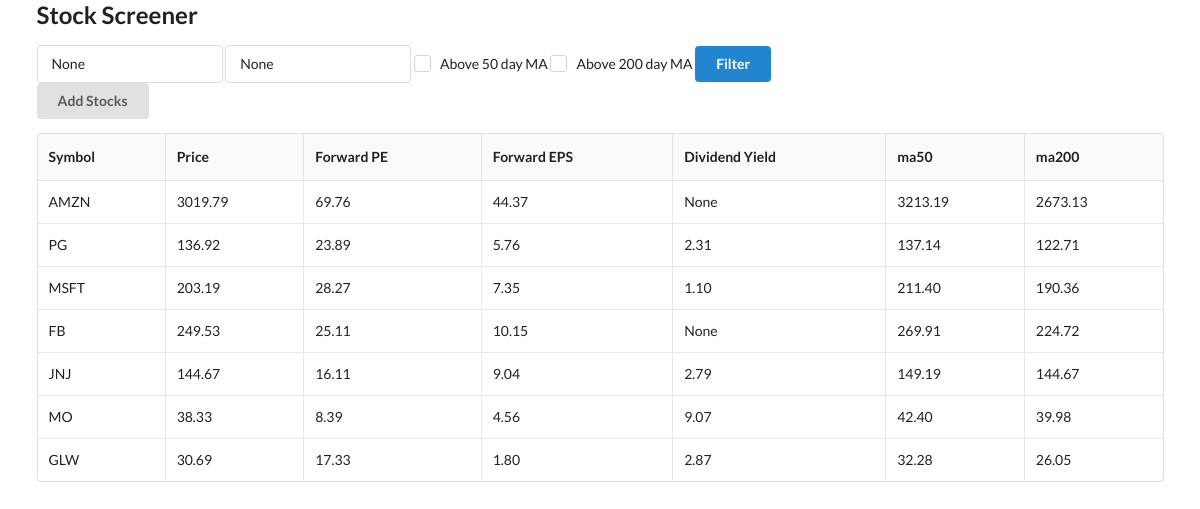
The page / on the database its author committed.
### models.py (models this page shows)
class Stock(Base):
    __tablename__ = "stocks"
    id = Column(Integer, primary_key=True, index=True)
    symbol = Column(String, unique=True, index=True)
    price = Column(Numeric(10, 2))
    forward_pe = Column(Numeric(10, 2))
    forward_eps = Column(Numeric(10, 2))
    dividend_yield = Column(Numeric(10, 2))
    ma50 = Column(Numeric(10, 2))
    ma200 = Column(Numeric(10, 2))

### main.py (the view)
@app.get("/")
def home(request: Request, forward_pe = None, dividend_yield = None, ma50 = None, ma200 = None,  db: session = Depends(get_db)):
    stocks = db.query(Stock)
    if forward_pe:
        stocks = stocks.filter(Stock.forward_pe < forward_pe)
    if dividend_yield:
        stocks = stocks.filter(Stock.dividend_yield > dividend_yield)
    if ma50:
        stocks = stocks.filter(Stock.price > Stock.ma50)
    if ma200:
        stocks = stocks.filter(Stock.price > Stock.ma200)
    print(stocks)
    return templates.TemplateResponse("home.html", {
        "request": request,
        "stocks" : stocks,
        "forward_pe" : forward_pe,
        "dividend_yield" : dividend_yield,
        "ma50" : ma50,
        "ma200" : ma200
    }
                                      )

### templates/home.html (shortened to what this page needs)
{% extends "layout.html" %}
{% block content %}
<form>
    <div class="ui input">
      <input name="forward_pe" type="text" placeholder="PE Ratio..." value = {{forward_pe}} >
    </div>
    <div class="ui input">
      <input name="dividend_yield" type="text" placeholder="Dividend Yield" value = {{dividend_yield}} >
    </div>
    <div class="ui checkbox">
      <label>Above 50 day MA</label>
    </div>
    <div class="ui checkbox">
      <label>Above 200 day MA</label>
    </div>
    <button type="submit" class="ui button primary">
        Filter
    </button>
</form>
    <button id = "add_stocks" class="ui button">
      Add Stocks
    </button>
    <table class="ui celled table">
      <thead>
        <tr><th>Symbol</th>
        <th>Price</th>
        <th>Forward PE</th>
        <th>Forward EPS</th>
        <th>Dividend Yield</th>
        <th>ma50</th>
        <th>ma200</th>
      </tr></thead>
      <tbody>
           {% for stock in stocks %}
            <tr>
              <td> {{stock.symbol }} </td>
              <td> {{stock.price }}</td>
              <td> {{stock.forward_pe }}</td>
              <td> {{stock.forward_eps }}</td>
              <td> {{stock.dividend_yield }}</td>
              <td> {{stock.ma50 }}</td>
              <td> {{stock.ma200 }}</td>
            </tr>
           {% endfor %}
      </tbody>
    </table>
{% endblock %}

### templates/layout.html (shortened to what this page needs)
<!DOCTYPE html>
<html lang="en">
<head>
    <link rel="stylesheet" href="https://cdn.jsdelivr.net/npm/semantic-ui@2.4.2/dist/semantic.min.css">
</head>
<body>
    <div class="ui container">
        <h2> Stock Screener</h2>
        {% block content %}
        {% endblock %}
    </div>
</body>
</html>

### rows shown on the page
Stock: symbol "AMZN", price "3019.79", forward_pe "69.76", forward_eps "44.37", dividend_yield "None", ma50 "3213.19", ma200 "2673.13"
Stock: symbol "PG", price "136.92", forward_pe "23.89", forward_eps "5.76", dividend_yield "2.31", ma50 "137.14", ma200 "122.71"
Stock: symbol "MSFT", price "203.19", forward_pe "28.27", forward_eps "7.35", dividend_yield "1.10", ma50 "211.40", ma200 "190.36"
Stock: symbol "FB", price "249.53", forward_pe "25.11", forward_eps "10.15", dividend_yield "None", ma50 "269.91", ma200 "224.72"
Stock: symbol "JNJ", price "144.67", forward_pe "16.11", forward_eps "9.04", dividend_yield "2.79", ma50 "149.19", ma200 "144.67"
Stock: symbol "MO", price "38.33", forward_pe "8.39", forward_eps "4.56", dividend_yield "9.07", ma50 "42.40", ma200 "39.98"
Stock: symbol "GLW", price "30.69", forward_pe "17.33", forward_eps "1.80", dividend_yield "2.87", ma50 "32.28", ma200 "26.05"
